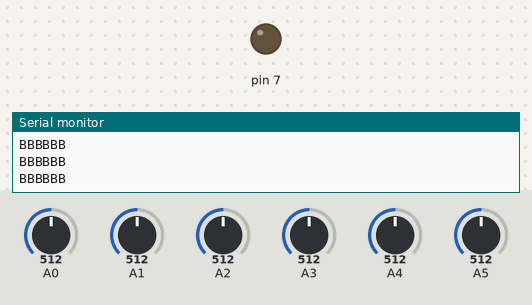
Bench run of a sketch on a simulated Arduino Uno, built with avr-gcc and run on an emulated ATmega328P. Shown: output pins drawn as LEDs (lit = HIGH), the last lines printed to the serial monitor. The test bench sets the inputs (shaded band); at power-on: A0 = 512, A1 = 512, A2 = 512, A3 = 512, A4 = 512, A5 = 512.

Above: at 1.3 s.
1.4 s: A0 set to 490
3.5 s: A1 set to 489
5.5 s: A2 set to 494
7.5 s: A3 set to 490
9.6 s: A4 set to 490
11.6 s: A5 set to 490
At 12.6 s:
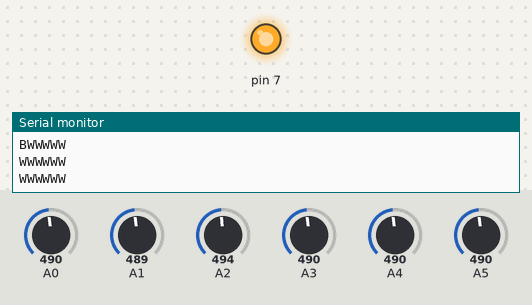
Timing chart, 0 to 14.1 s (numbered marks = the images above; inputs shaded):
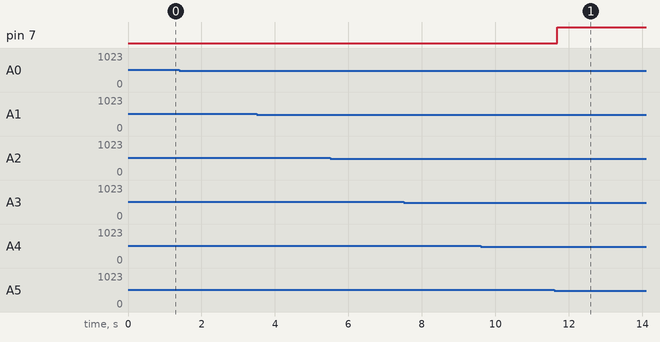

The sketch:

sketch_nov25a.ino
```cpp
#include<SoftwareSerial.h>
SoftwareSerial BTserial(10,11); // RX | TX
int a,b,c,d,e,f;
char A,B,C,D,E,F;

void setup() {
  // put your setup code here, to run once:
  Serial.begin(9600);
  BTserial.begin(9600);
  pinMode(7, OUTPUT);
}

void loop() {
  // put your main code here, to run repeatedly:
  a=analogRead(A5);
  b=analogRead(A4);
  c=analogRead(A3);
  d=analogRead(A2);
  e=analogRead(A1);
  f=analogRead(A0);

  if(a>500) A='B';
  else A='W';
  if(b>500) B='B';
  else B='W';
  if(c>500) C='B';
  else C='W';
  if(d>500) D='B';
  else D='W';
  if(e>500) E='B';
  else E='W';
  if(f>500) F='B';
  else F='W';

if(A=='W'&&B=='W'&&C=='W'&&D=='W'&&E=='W'&&F=='W'){
  digitalWrite(7, HIGH);
  }
  else digitalWrite(7, LOW);

  Serial.print(A);
  Serial.print(B);
  Serial.write(C);
  Serial.write(D);
  Serial.write(E);
  Serial.write(F);
  Serial.println();
  BTserial.write(A);
  BTserial.write(B);
  BTserial.write(C);
  BTserial.write(D);
  BTserial.write(E);
  BTserial.write(F);
    BTserial.print(";");
    delay(500);

}
```

Measured:
- after the input at 11.6 s, pin 7: LOW → HIGH after 0.09 s
